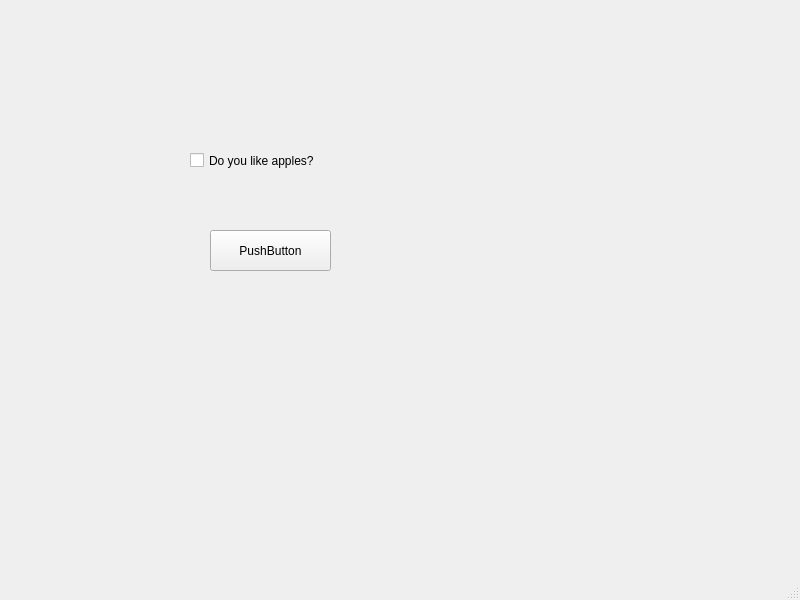
<?xml version="1.0" encoding="UTF-8"?>
<ui version="4.0">
 <class>MainWindow</class>
 <widget class="QMainWindow" name="MainWindow">
  <property name="geometry">
   <rect>
    <x>0</x>
    <y>0</y>
    <width>800</width>
    <height>600</height>
   </rect>
  </property>
  <property name="windowTitle">
   <string>MainWindow</string>
  </property>
  <widget class="QWidget" name="centralwidget">
   <widget class="QCheckBox" name="checkBox">
    <property name="geometry">
     <rect>
      <x>190</x>
      <y>140</y>
      <width>171</width>
      <height>41</height>
     </rect>
    </property>
    <property name="text">
     <string>Do you like apples?</string>
    </property>
   </widget>
   <widget class="QPushButton" name="pushButton">
    <property name="geometry">
     <rect>
      <x>210</x>
      <y>230</y>
      <width>121</width>
      <height>41</height>
     </rect>
    </property>
    <property name="text">
     <string>PushButton</string>
    </property>
   </widget>
  </widget>
  <widget class="QMenuBar" name="menubar">
   <property name="geometry">
    <rect>
     <x>0</x>
     <y>0</y>
     <width>800</width>
     <height>30</height>
    </rect>
   </property>
  </widget>
  <widget class="QStatusBar" name="statusbar"/>
 </widget>
 <resources/>
 <connections/>
</ui>
